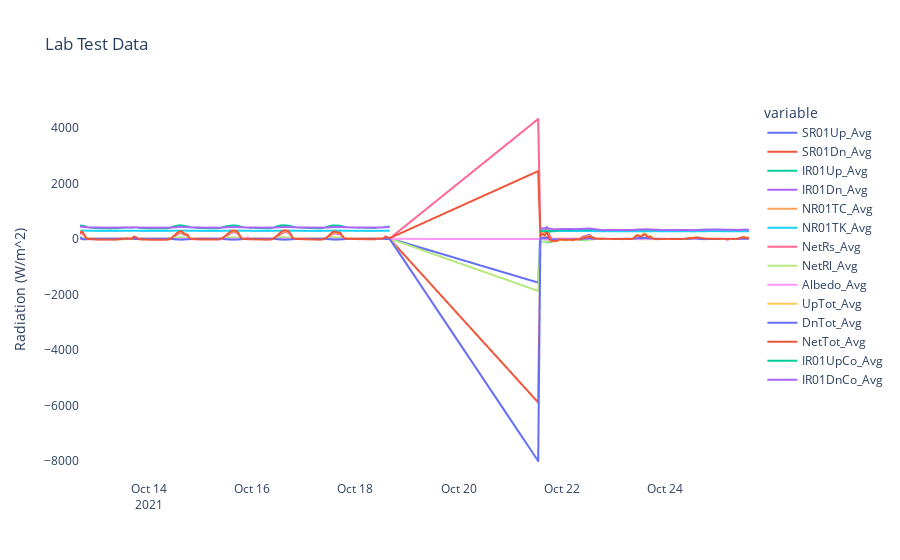

Here is the notebook cell this chart was saved with:
### Code cell
fig = px.line(data, x=data.index, y=data.columns,
              title='Lab Test Data',labels={'value':'Radiation (W/m^2)','TIMESTAMP':''})

fig.update_layout({
'plot_bgcolor': 'rgba(0, 0, 0, 0)',
'paper_bgcolor': 'rgba(0, 0, 0, 0)',
})
fig.show()

### Figure 1 — Plotly figure (JSON) as saved in the notebook; plotly's stock layout.template omitted (floating-point values rounded to 4 significant figures; data arrays with more than 128 entries replaced by an {"elided": "..."} marker saying what was removed)
{"data": [{"hovertemplate": "variable=SR01Up_Avg<br>=%{x}<br>Radiation (W/m^2)=%{y}<extra></extra>", "legendgroup": "SR01Up_Avg", "line": {"color": "#636efa", "dash": "solid"}, "mode": "lines", "name": "SR01Up_Avg", "showlegend": true, "type": "scattergl", "x": {"elided": "244 str values"}, "xaxis": "x", "y": {"elided": "244 float values"}, "yaxis": "y"}, {"hovertemplate": "variable=SR01Dn_Avg<br>=%{x}<br>Radiation (W/m^2)=%{y}<extra></extra>", "legendgroup": "SR01Dn_Avg", "line": {"color": "#EF553B", "dash": "solid"}, "mode": "lines", "name": "SR01Dn_Avg", "showlegend": true, "type": "scattergl", "x": {"elided": "244 str values"}, "xaxis": "x", "y": {"elided": "244 float values"}, "yaxis": "y"}, {"hovertemplate": "variable=IR01Up_Avg<br>=%{x}<br>Radiation (W/m^2)=%{y}<extra></extra>", "legendgroup": "IR01Up_Avg", "line": {"color": "#00cc96", "dash": "solid"}, "mode": "lines", "name": "IR01Up_Avg", "showlegend": true, "type": "scattergl", "x": {"elided": "244 str values"}, "xaxis": "x", "y": {"elided": "244 float values"}, "yaxis": "y"}, {"hovertemplate": "variable=IR01Dn_Avg<br>=%{x}<br>Radiation (W/m^2)=%{y}<extra></extra>", "legendgroup": "IR01Dn_Avg", "line": {"color": "#ab63fa", "dash": "solid"}, "mode": "lines", "name": "IR01Dn_Avg", "showlegend": true, "type": "scattergl", "x": {"elided": "244 str values"}, "xaxis": "x", "y": {"elided": "244 float values"}, "yaxis": "y"}, {"hovertemplate": "variable=NR01TC_Avg<br>=%{x}<br>Radiation (W/m^2)=%{y}<extra></extra>", "legendgroup": "NR01TC_Avg", "line": {"color": "#FFA15A", "dash": "solid"}, "mode": "lines", "name": "NR01TC_Avg", "showlegend": true, "type": "scattergl", "x": {"elided": "244 str values"}, "xaxis": "x", "y": {"elided": "244 float values"}, "yaxis": "y"}, {"hovertemplate": "variable=NR01TK_Avg<br>=%{x}<br>Radiation (W/m^2)=%{y}<extra></extra>", "legendgroup": "NR01TK_Avg", "line": {"color": "#19d3f3", "dash": "solid"}, "mode": "lines", "name": "NR01TK_Avg", "showlegend": true, "type": "scattergl", "x": {"elided": "244 str values"}, "xaxis": "x", "y": {"elided": "244 float values"}, "yaxis": "y"}, {"hovertemplate": "variable=NetRs_Avg<br>=%{x}<br>Radiation (W/m^2)=%{y}<extra></extra>", "legendgroup": "NetRs_Avg", "line": {"color": "#FF6692", "dash": "solid"}, "mode": "lines", "name": "NetRs_Avg", "showlegend": true, "type": "scattergl", "x": {"elided": "244 str values"}, "xaxis": "x", "y": {"elided": "244 float values"}, "yaxis": "y"}, {"hovertemplate": "variable=NetRl_Avg<br>=%{x}<br>Radiation (W/m^2)=%{y}<extra></extra>", "legendgroup": "NetRl_Avg", "line": {"color": "#B6E880", "dash": "solid"}, "mode": "lines", "name": "NetRl_Avg", "showlegend": true, "type": "scattergl", "x": {"elided": "244 str values"}, "xaxis": "x", "y": {"elided": "244 float values"}, "yaxis": "y"}, {"hovertemplate": "variable=Albedo_Avg<br>=%{x}<br>Radiation (W/m^2)=%{y}<extra></extra>", "legendgroup": "Albedo_Avg", "line": {"color": "#FF97FF", "dash": "solid"}, "mode": "lines", "name": "Albedo_Avg", "showlegend": true, "type": "scattergl", "x": {"elided": "244 str values"}, "xaxis": "x", "y": {"elided": "244 float values"}, "yaxis": "y"}, {"hovertemplate": "variable=UpTot_Avg<br>=%{x}<br>Radiation (W/m^2)=%{y}<extra></extra>", "legendgroup": "UpTot_Avg", "line": {"color": "#FECB52", "dash": "solid"}, "mode": "lines", "name": "UpTot_Avg", "showlegend": true, "type": "scattergl", "x": {"elided": "244 str values"}, "xaxis": "x", "y": {"elided": "244 float values"}, "yaxis": "y"}, {"hovertemplate": "variable=DnTot_Avg<br>=%{x}<br>Radiation (W/m^2)=%{y}<extra></extra>", "legendgroup": "DnTot_Avg", "line": {"color": "#636efa", "dash": "solid"}, "mode": "lines", "name": "DnTot_Avg", "showlegend": true, "type": "scattergl", "x": {"elided": "244 str values"}, "xaxis": "x", "y": {"elided": "244 float values"}, "yaxis": "y"}, {"hovertemplate": "variable=NetTot_Avg<br>=%{x}<br>Radiation (W/m^2)=%{y}<extra></extra>", "legendgroup": "NetTot_Avg", "line": {"color": "#EF553B", "dash": "solid"}, "mode": "lines", "name": "NetTot_Avg", "showlegend": true, "type": "scattergl", "x": {"elided": "244 str values"}, "xaxis": "x", "y": {"elided": "244 float values"}, "yaxis": "y"}, {"hovertemplate": "variable=IR01UpCo_Avg<br>=%{x}<br>Radiation (W/m^2)=%{y}<extra></extra>", "legendgroup": "IR01UpCo_Avg", "line": {"color": "#00cc96", "dash": "solid"}, "mode": "lines", "name": "IR01UpCo_Avg", "showlegend": true, "type": "scattergl", "x": {"elided": "244 str values"}, "xaxis": "x", "y": {"elided": "244 float values"}, "yaxis": "y"}, {"hovertemplate": "variable=IR01DnCo_Avg<br>=%{x}<br>Radiation (W/m^2)=%{y}<extra></extra>", "legendgroup": "IR01DnCo_Avg", "line": {"color": "#ab63fa", "dash": "solid"}, "mode": "lines", "name": "IR01DnCo_Avg", "showlegend": true, "type": "scattergl", "x": {"elided": "244 str values"}, "xaxis": "x", "y": {"elided": "244 float values"}, "yaxis": "y"}], "layout": {"legend": {"title": {"text": "variable"}, "tracegroupgap": 0}, "paper_bgcolor": "rgba(0, 0, 0, 0)", "plot_bgcolor": "rgba(0, 0, 0, 0)", "title": {"text": "Lab Test Data"}, "xaxis": {"anchor": "y", "domain": [0, 1], "title": {"text": ""}}, "yaxis": {"anchor": "x", "domain": [0, 1], "title": {"text": "Radiation (W/m^2)"}}}}
